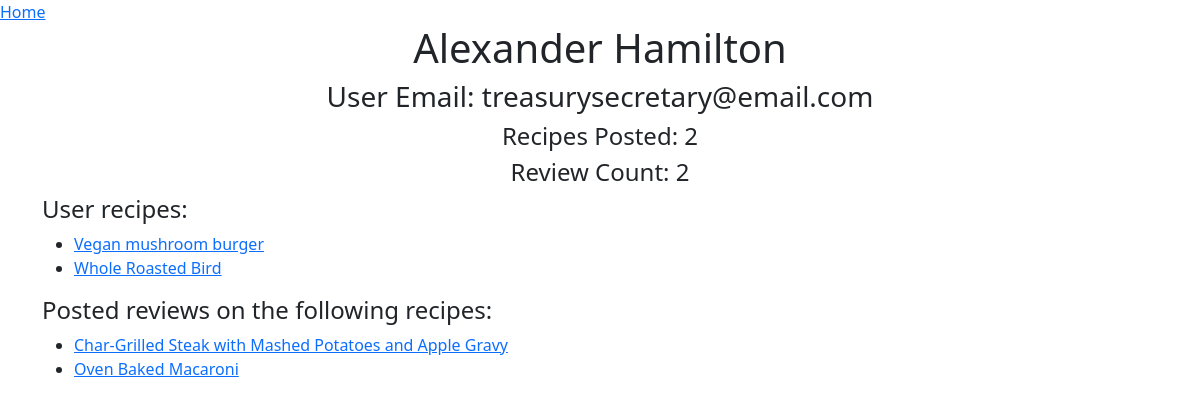
Page /user/7 (signed in) on the committed database.
### RecipeApp/models.py (models this page shows)
class User(models.Model):
    first_name = models.CharField(max_length=50)
    last_name = models.CharField(max_length=50)
    email = models.CharField(max_length=50)
    password = models.CharField(max_length=50)
    created_at = models.DateTimeField(auto_now_add=True)
    updated_at = models.DateTimeField(auto_now=True)
    profile_pic = models.ImageField(null=True, blank=True)
    objects = UserManager()

class Recipe(models.Model):
    title = models.CharField(max_length=60)
    description = models.TextField()
    instructions = models.CharField(max_length=100)
    ingredients = models.TextField()
    user_recipe = models.ForeignKey(User, related_name='user_recipe', on_delete=models.CASCADE)
    created_at= models.DateTimeField(auto_now_add=True)
    updated_at= models.DateTimeField(auto_now=True)
    recipe_pic = models.ImageField(null=True, blank=True, upload_to="images/")
    objects = RecipeManager()

class Review(models.Model):
    content = models.TextField()
    user_review = models.ForeignKey(User, related_name="user_reviews", on_delete=models.CASCADE)
    recipe_reviewed = models.ForeignKey(Recipe, related_name="recipe_reviews", on_delete=models.CASCADE)
    created_at = models.DateTimeField(auto_now_add=True)
    updated_at = models.DateTimeField(auto_now=True)
    objects = ReviewManager()

### RecipeApp/views.py (the view)
# urls.py: path('user/<int:user_id>', views.user_page),
def user_page(request, user_id):
    if 'logged_user' not in request.session:
        messages.error(request, "Please register or log in first!")
        return redirect('/')
    user = User.objects.get(id=user_id)
    context = {
        'one_user': user
    }
    return render(request, 'user_page.html', context)

### RecipeApp/templates/user_page.html (shortened to what this page needs)
<!DOCTYPE html>
<html lang="en">
<head>
    <link href="https://cdn.jsdelivr.net/npm/bootstrap@5.0.0-beta3/dist/css/bootstrap.min.css" rel="stylesheet">
</head>
<body>
    <a href="/user/dashboard">Home</a>
    <div class="jumbotron text-center" style="margin-bottom:0">
            <h1>{{one_user.first_name}} {{one_user.last_name}}</h1>
            <h3>User Email: {{one_user.email}}</h3>
            <h4>Recipes Posted: {{one_user.user_recipe.all|length}}</h4>
            <h4>Review Count: {{one_user.user_reviews.all|length}}</h4>
        </div>
    <div class=" container">
        <h4>User recipes:</h4>
        <ul>
            {% for recipe in one_user.user_recipe.all %}
            <li>
            <a href="/recipe/{{recipe.id}}">{{recipe.title}}</a>
            {% endfor %}</li>
        </ul>
        <h4>Posted reviews on the following recipes:</h4>
        <ul>
            {% for review in one_user.user_reviews.all%}
            <li>
            <a href="/recipe/{{review.recipe_reviewed.id}}">{{review.recipe_reviewed.title}}</a>
            {% endfor %}</li>
        </ul>
    </div>
</body>
</html>

### rows in the picture
User: first_name "Alexander", last_name "Hamilton", email "treasurysecretary@email.com", user_recipe.all|length "2", user_reviews.all|length "2"
Recipe: title "Vegan mushroom burger"
Recipe: title "Whole Roasted Bird"
Review: recipe_reviewed "Char-Grilled Steak with Mashed Potatoes and Apple Gravy"
Review: recipe_reviewed "Oven Baked Macaroni"
